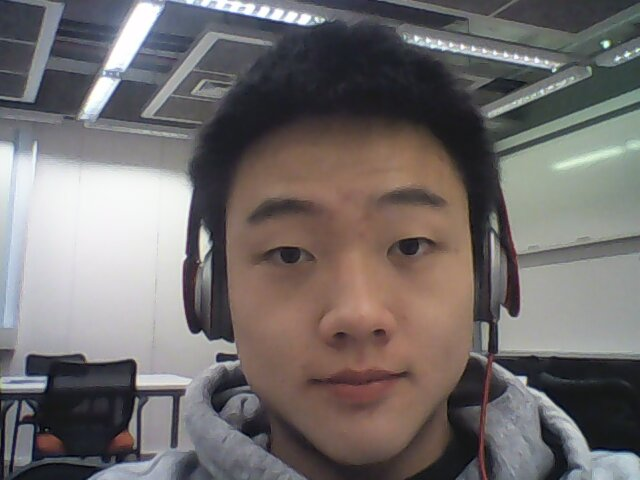
#> input picture webcam_rec/2015-05-29-090106.jpg, 640 x 480 px, given as the content of the folder ../FaceRecognition, which was not available
$ python teste2.py
#> lines starting #> are read from the running program, lines starting #| are printed output that depends on the picture; pictures that were not available may be replaced by others from this repository, and a replacement may not be noted
from __future__ import print_function


import numpy as np
import cv2
from os import listdir
from os.path import isfile, join
from os import listdir
import csv
from collections import OrderedDict
import re
from numpy import genfromtxt

from time import time
import logging
import matplotlib.pyplot as plt

from sklearn.cross_validation import train_test_split
from sklearn.grid_search import GridSearchCV
from sklearn.metrics import classification_report
from sklearn.metrics import confusion_matrix
from sklearn.decomposition import RandomizedPCA
from sklearn.svm import SVC

# para o dataset
print(__doc__)
lista1 = [ f for f in listdir("../FaceRecognition") if isfile(join("../FaceRecognition",f))]   # pasta que armazena o dataset
lista_photos = []
lista_photos2 = []
lista_rgb = []
values = []    # dataset


img_file = '../FaceRecognition/webcam_rec/2015-05-29-090106.jpg'
print (img_file)


# foto da webcam
lista_webcam = [ f for f in listdir("../FaceRecognition/webcam_rec") if isfile(join("../FaceRecognition/webcam_rec",f))]   # pasta webcam
entrada = []   # lista que armazena a foto tirada pela webcam
entrada2 = []
rgb_web = []
values2 = []   # webcam


face_cascade = cv2.CascadeClassifier('haarcascade_frontalface_default.xml')
eye_cascade = cv2.CascadeClassifier('haarcascade_eye.xml')


for item in lista1:
	if item.endswith("jpg") == True or item.endswith("JPG"):
		lista_photos.append(item)
lista_photos.sort(key = lambda x : int(re.findall('\d+', x)[0]))

entrada.append(img_file)

for i in range(len(lista_photos)):
	values.append([])
for i in range(len(entrada)):
	values2.append([])
entrada.append(img_file)
# as chaves serao os nomes das fotos e seus valores serao os dados RGB de cada pixel
numero =  OrderedDict(zip(lista_photos, values ))

numero_web = OrderedDict(zip(entrada, values2))
teste = cv2.imread(entrada[0])
#> teste is the input picture: shape (480, 640, 3); mean B, G, R 108.8, 109.5, 114.6

# para a webcam
img_web = cv2.imread(entrada[0])
gray_web = cv2.cvtColor(img_web, cv2.COLOR_BGR2GRAY)
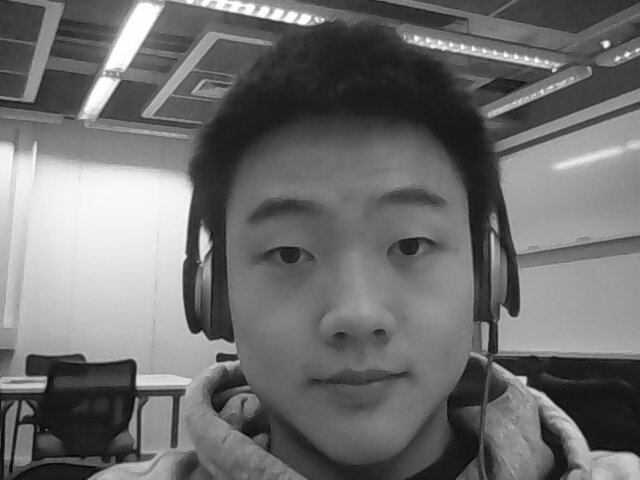
#> gray_web: shape (480, 640); min 1, max 255, mean 110.9

faces_web = face_cascade.detectMultiScale(gray_web, 1.3, 3)
#> faces_web = [[189, 127, 331, 331]]
for (x,y,w,h) in faces_web:
    gray2_web = cv2.rectangle(img_web,(x,y),(x+w,y+h),(255,0,0),2)
    roi_gray_web = gray_web[y:y+h, x:x+w]
    roi_color_web = gray_web[y:y+h, x:x+w]
    eyes_web = eye_cascade.detectMultiScale(roi_gray_web)
    crop_gray_web = gray_web[y:y+h, x:x+w] # Crop from x, y, w, h -> 100, 200, 300, 400
#> this loop made 1 pass
#> pass 1, `roi_gray_web = gray_web[y:y+h, x:x+w]`:
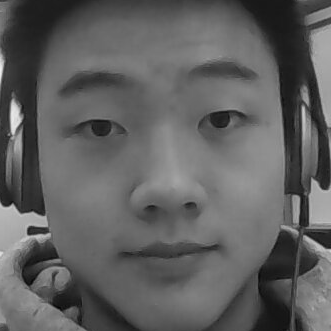
#> roi_gray_web: shape (331, 331); min 2, max 238, mean 96


#Aqui ha o redimensionamento do tamanho das fotos orginais para o tamanho 37 x 50, baseado nos dados do dataset lfw.
resized_web = cv2.resize(crop_gray_web,(37,50), interpolation = cv2.INTER_AREA)
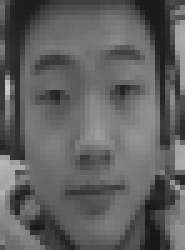
#> resized_web: shape (50, 37) (shown 5 times larger); min 22, max 201, mean 96
entrada2.append(resized_web)
	#print numero.values()[0]
"""cv2.imshow('img',resized)
cv2.waitKey(0)
cv2.destroyAllWindows()"""
# extracao dos valores RGB de cada pixel de cada foto que cortamos anteriormente, que foram armazenadas na lista "Lista_photos2"
for w in range(50):     # calculo dos valores de cada pixel da foto 37 x 50
	for j in range(37):
		rgb = resized_web[w,j]
		rgb_web.append(float(rgb))
#> after the loop, rgb_web = 1850 values, max 201 at index 630, min 22 at index 1732, mean 95.96
for a in range(len(lista_rgb)):
	rgb_web[a] = float(rgb_web[a])

#> (the run stopped early here; a loop or call above may not have finished)
